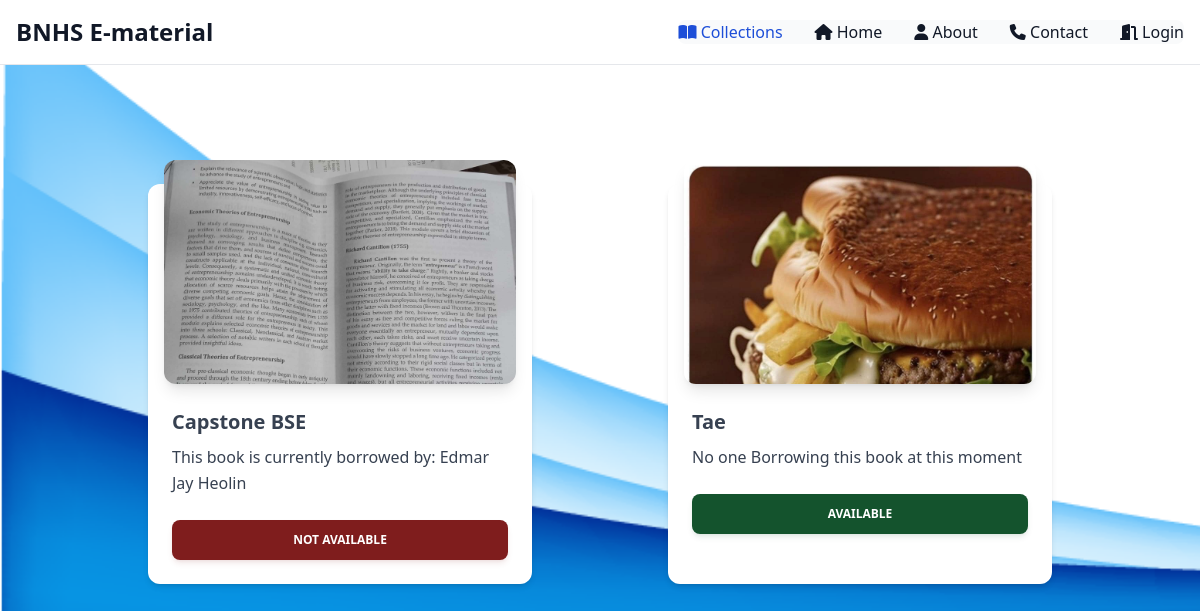
Page /collection on the committed database.
### users/models.py (models this page shows)
class Materials(models.Model):
    name = models.CharField(max_length=250)
    status = models.CharField(max_length=250)
    profile_pic = models.FileField(upload_to='media/', validators=[FileExtensionValidator(allowed_extensions=['png', 'jpeg', 'jpg'])],)
    borrowed_date = models.DateTimeField(default=now, blank=True, null=True)
    deadline = models.DateTimeField(default=now, blank=True, null=True)
    borrower = models.CharField(max_length=250, blank=True)
    borrower_year = models.CharField(max_length=250, blank=True)
    borrower_course = models.CharField(max_length=250, blank=True)

### users/views.py (the view)
# urls.py: path('collection', views.collection, name='collection'),
def collection(request):
    materials = Materials.objects.all().order_by('-id')
    context = {
        'materials': materials
    }
    return render(request, 'collection.html', context)

### users/templates/collection.html (shortened to what this page needs)
{% load static tailwind_tags %}
<!DOCTYPE html>
<html lang="en">
	<head>
		<link
			rel="stylesheet"
			href="https://cdnjs.cloudflare.com/ajax/libs/font-awesome/6.5.2/css/all.min.css" />
		<link
			href="https://cdnjs.cloudflare.com/ajax/libs/flowbite/2.3.0/flowbite.min.css"
			rel="stylesheet" />
		<link
			rel="stylesheet"
			href="{% static 'css/style.css' %}" />
		{% tailwind_css %}
	</head>
	<body class="font-arial leading-normal tracking-normal bg">
		{% include 'includes/navbar.html' %}
		<div class="flex flex-row justify-evenly flex-wrap mt-40 mb-24 mx-3">
			{% for list in materials %}
			<div class="relative flex flex-col mt-6 text-gray-700 bg-white shadow-md bg-clip-border rounded-xl w-96">
				<div
					class="relative h-56 mx-4 -mt-6 overflow-hidden text-white shadow-lg bg-clip-border rounded-xl bg-blue-gray-500 shadow-blue-gray-500/40">
					<img
						src="{{list.profile_pic.url}}"
						alt="card-image" />
				</div>
				<div class="p-6">
					<h5
						class="block mb-2 font-sans text-xl antialiased font-semibold leading-snug tracking-normal text-blue-gray-900">
						{{list.name}}
					</h5>
					<p class="block font-sans text-base antialiased font-light leading-relaxed text-inherit">
						{% if list.status == 'Available' %}
						No one Borrowing this book at this moment
						{% else %}
						This book is currently borrowed by: <b>{{list.borrower}}</b>
						{% endif %}
					</p>
				</div>
				<div class="p-6 pt-0">
					{% if list.status == 'Available' %}
					<div
						class="align-middle select-none font-sans font-bold text-center uppercase transition-all disabled:opacity-50 disabled:shadow-none disabled:pointer-events-none text-xs py-3 px-6 rounded-lg bg-green-900 text-white shadow-md shadow-green-900/10 hover:shadow-lg hover:shadow-green-900/20 focus:opacity-[0.85] focus:shadow-none active:opacity-[0.85] active:shadow-none"
						type="button">
						{{list.status}}
					</div>
					{% else %}
					<div
						class="align-middle select-none font-sans font-bold text-center uppercase transition-all disabled:opacity-50 disabled:shadow-none disabled:pointer-events-none text-xs py-3 px-6 rounded-lg bg-red-900 text-white shadow-md shadow-red-900/10 hover:shadow-lg hover:shadow-red-900/20 focus:opacity-[0.85] focus:shadow-none active:opacity-[0.85] active:shadow-none"
						type="button">
						{{list.status}}
					</div>
					{% endif %}
				</div>
			</div>
			{% endfor %}
		</div>
	</body>
</html>

### users/templates/includes/navbar.html (shortened to what this page needs)
{% load static tailwind_tags %}
<!DOCTYPE html>
<html lang="en">
	<head>
		{% tailwind_css %}
	</head>
	<body class="font-sans">
		<nav
			class="bg-white fixed w-full z-20 top-0 start-0 border-b border-gray-200">
			<div class="max-w-screen-xl flex flex-wrap items-center justify-between mx-auto p-4">
				<a
					href="#"
					class="flex items-center space-x-3 rtl:space-x-reverse">
					<span class="self-center text-2xl font-semibold whitespace-nowrap text-gray-900">BNHS E-material</span>
				</a>
				<div
					class="items-center justify-between hidden w-full md:flex md:w-auto md:order-1"
					id="navbar-sticky">
					<ul
						class="flex flex-col p-4 md:p-0 mt-4 font-medium border border-gray-100 rounded-lg bg-gray-50 md:space-x-8 rtl:space-x-reverse md:flex-row md:mt-0 md:border-0">
						<li>
							<a
								href="{% url 'collection' %}"
								class="block py-2 px-3 text-white bg-blue-700 rounded md:bg-transparent md:text-blue-700 md:p-0"
								aria-current="page">
								<i class="fas fa-book-open"></i> Collections
							</a>
						</li>
						<li>
							<a
								href="{% url 'homepage' %}"
								class="block py-2 px-3 text-gray-900 rounded hover:bg-gray-100 md:hover:bg-transparent md:hover:text-blue-700 md:p-0 hover:text-white border-gray-700">
								<i class="fa fa-home" aria-hidden="true"></i> Home
							</a>
						</li>
						<li>
							<a
								href="{% url 'about' %}"
								class="block py-2 px-3 text-gray-900 rounded hover:bg-gray-100 md:hover:bg-transparent md:hover:text-blue-700 md:p-0 hover:text-white border-gray-700">
								<i class="fa fa-user" aria-hidden="true"></i> About
							</a>
						</li>
						<li>
							<a
								href="{% url 'contact' %}"
								class="block py-2 px-3 text-gray-900 rounded hover:bg-gray-100 md:hover:bg-transparent md:hover:text-blue-700 md:p-0 hover:text-white border-gray-700">
								<i class="fa fa-phone" aria-hidden="true"></i> Contact
							</a>
						</li>
						<li>
							<a
								href="{% url 'login' %}"
								class="block py-2 px-3 text-gray-900 rounded hover:bg-gray-100 md:hover:bg-transparent md:hover:text-blue-700 md:p-0 hover:text-white border-gray-700">
								<i class="fas fa-door-open"></i> Login
							</a>
						</li>
					</ul>
				</div>
			</div>
		</nav>
	</body>
</html>

### users/static/css/style.css (style rules this page uses)
.bg { background-image: linear-gradient(to bottom right, rgba(17, 24, 39, 0), rgba(17, 24, 39, 0)), url('../img/bg.png'); background-size: cover; background-repeat: no-repeat; background-attachment: fixed; }

### rows in the picture
Materials: profile_pic (picture), name "Capstone BSE", borrower "Edmar Jay Heolin", status "NOT AVAILABLE"
Materials: profile_pic (picture), name "Tae", shows "No one Borrowing this book at this moment", status "AVAILABLE"
